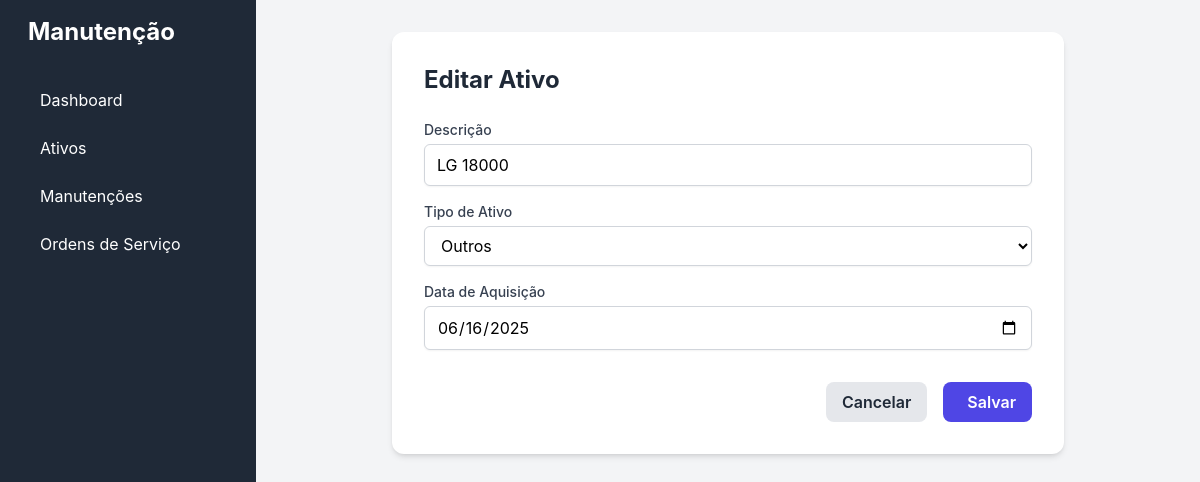
Screenshot of /ativos/1/editar/ with the database file from the repository.
### manutencao_app/models.py (models this page shows, shortened)
class Ativo(models.Model):
    class TipoAtivoChoices(models.TextChoices):
        VEICULO = 'VEICULO', 'Veículo'
        MOTOR = 'MOTOR', 'Motor'
        OUTROS = 'OUTROS', 'Outros'
    class TipoContadorChoices(models.TextChoices):
        HODOMETRO = 'HODOMETRO', 'Hodômetro'
        HORIMETRO = 'HORIMETRO', 'Horímetro'
    descricao = models.CharField(max_length=255, verbose_name="Descrição")
    tipo_ativo = models.CharField(
        max_length=10,
        choices=TipoAtivoChoices.choices,
        default=TipoAtivoChoices.OUTROS,
        verbose_name="Tipo de Ativo"
    )
    data_fabricacao = models.DateField(verbose_name="Data de Fabricação", null=True, blank=True)
    data_aquisicao = models.DateField(verbose_name="Data de Aquisição")
    tipo_contador_principal = models.CharField(
        max_length=10,
        choices=TipoContadorChoices.choices,
        verbose_name="Tipo de Contador Principal"
    )
    hodometro_inicial = models.FloatField(default=0, verbose_name="Hodômetro Inicial/Atual")
    horimetro_inicial = models.FloatField(default=0, verbose_name="Horímetro Inicial/Atual")
    observacao = models.TextField(blank=True, null=True, verbose_name="Observação")
    class Meta:
        verbose_name = "Ativo"
        verbose_name_plural = "Ativos"

### manutencao_app/views.py (the view)
# urls.py: path('ativos/<int:pk>/editar/', updateViewAtivo.as_view(), name='ativo_update'),
class updateViewAtivo(UpdateView):
    model = Ativo
    form_class = AtivoForm
    template_name = 'ativos/ativo_form.html'
    success_url = reverse_lazy('ativo_list')
    def get(self, request, *args, **kwargs):
        if request.headers.get('x-requested-with') == 'XMLHttpRequest':
            self.object = self.get_object()
            form = self.get_form()
            return render(request, 'ativos/partials/ativo_form_modal.html', {'form': form, 'object': self.object})
        return super().get(request, *args, **kwargs)

### manutencao_app/forms.py
class AtivoForm(forms.ModelForm):
    class Meta:
        model = Ativo
        fields = '__all__'
        widgets = {
            'data_fabricacao': forms.DateInput(attrs={'type': 'date'}),
            'data_aquisicao': forms.DateInput(attrs={'type': 'date'}),
            'observacao': forms.Textarea(attrs={'rows': 3}),
        }

### manutencao_app/templates/ativos/ativo_form.html (shortened to what this page needs)
{% extends 'base.html' %}
{% load widget_tweaks %}
{% block content %}
<div class="bg-white p-6 md:p-8 rounded-xl shadow-md max-w-2xl mx-auto">
    <h2 class="text-2xl font-bold text-gray-800 mb-6">{% if object %}Editar Ativo{% else %}Adicionar Novo Ativo{% endif %}</h2>
    <form method="post">
        <div class="space-y-4">
            <div>
                <label for="{{ form.descricao.id_for_label }}" class="block text-sm font-medium text-gray-700">{{ form.descricao.label }}</label>
                {% render_field form.descricao class="mt-1 block w-full px-3 py-2 border border-gray-300 rounded-md shadow-sm focus:outline-none focus:ring-indigo-500 focus:border-indigo-500" placeholder="Ex: Caminhão Scania R450" %}
            </div>
            <div>
                <label for="{{ form.tipo_ativo.id_for_label }}" class="block text-sm font-medium text-gray-700">{{ form.tipo_ativo.label }}</label>
                {% render_field form.tipo_ativo class="mt-1 block w-full px-3 py-2 border border-gray-300 bg-white rounded-md shadow-sm focus:outline-none focus:ring-indigo-500 focus:border-indigo-500" %}
            </div>
            <div>
                 <label for="{{ form.data_aquisicao.id_for_label }}" class="block text-sm font-medium text-gray-700">{{ form.data_aquisicao.label }}</label>
                 {% render_field form.data_aquisicao class="mt-1 block w-full px-3 py-2 border border-gray-300 rounded-md shadow-sm" %}
            </div>
        </div>
        <div class="mt-8 flex justify-end gap-4">
            <a href="{% url 'ativo_list' %}" class="bg-gray-200 text-gray-800 px-4 py-2 rounded-lg font-semibold hover:bg-gray-300 transition-colors">
                Cancelar
            </a>
            <button type="submit" class="bg-indigo-600 text-white px-4 py-2 rounded-lg font-semibold hover:bg-indigo-700 transition-colors flex items-center gap-2">
                 Salvar
            </button>
        </div>
    </form>
</div>
{% endblock %}

### manutencao_app/templates/base.html (style rules this page uses)
body { font-family: 'Inter', sans-serif; }

### rows the page displays
Ativo: descricao "LG 18000", tipo_ativo "Outros", data_aquisicao "06/16/2025"
